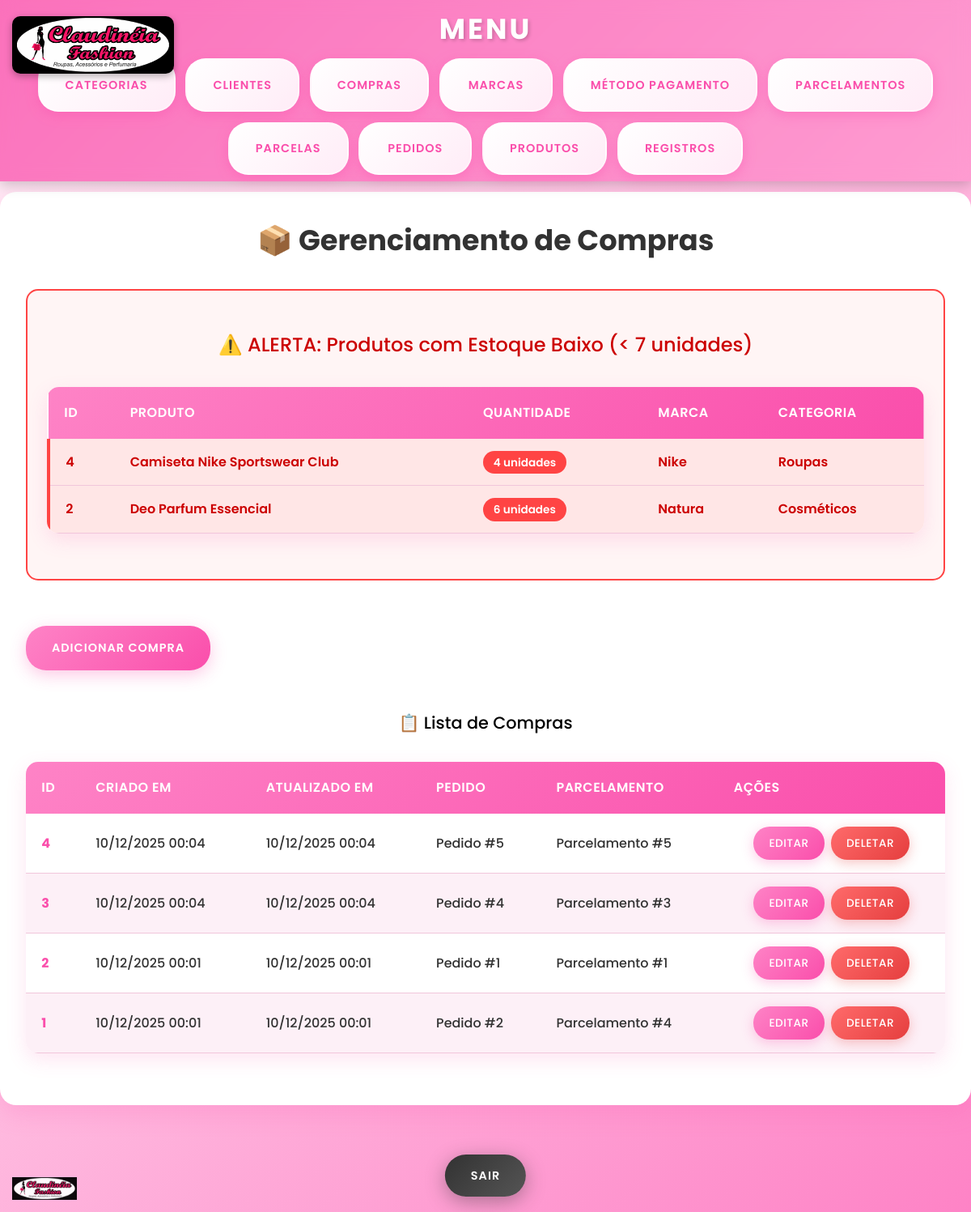
The app's page /public/compra with its own data.
### tables this page shows
CREATE TABLE `produtos` (
  `id` int unsigned NOT NULL AUTO_INCREMENT,
  `nome` varchar(100) NOT NULL,
  `preco` float unsigned NOT NULL,
  `quantidade` smallint unsigned NOT NULL,
  `genero` enum('Masculino','Feminino','Unissex') DEFAULT NULL,
  `descricao` varchar(255) DEFAULT NULL,
  `data_validade` date DEFAULT NULL,
  `create_at` datetime NOT NULL DEFAULT CURRENT_TIMESTAMP,
  `update_at` datetime NOT NULL DEFAULT CURRENT_TIMESTAMP,
  `marcas_id` smallint unsigned NOT NULL,
  `categorias_id` tinyint unsigned NOT NULL,
  PRIMARY KEY (`id`,`marcas_id`,`categorias_id`),
  UNIQUE KEY `id_UNIQUE` (`id`),
  UNIQUE KEY `nome_UNIQUE` (`nome`),
  KEY `fk_produtos_marcas_idx` (`marcas_id`),
  KEY `fk_produtos_categorias1_idx` (`categorias_id`),
  CONSTRAINT `fk_produtos_categorias1` FOREIGN KEY (`categorias_id`) REFERENCES `categorias` (`id`),
  CONSTRAINT `fk_produtos_marcas` FOREIGN KEY (`marcas_id`) REFERENCES `marcas` (`id`)
);

CREATE TABLE `marcas` (
  `id` smallint unsigned NOT NULL AUTO_INCREMENT,
  `nome` varchar(100) NOT NULL,
  `create_at` datetime NOT NULL DEFAULT CURRENT_TIMESTAMP,
  `update_at` datetime NOT NULL DEFAULT CURRENT_TIMESTAMP,
  PRIMARY KEY (`id`),
  UNIQUE KEY `id_UNIQUE` (`id`),
  UNIQUE KEY `nome_UNIQUE` (`nome`)
);

CREATE TABLE `categorias` (
  `id` tinyint unsigned NOT NULL AUTO_INCREMENT,
  `nome` varchar(100) NOT NULL,
  `create_at` datetime NOT NULL DEFAULT CURRENT_TIMESTAMP,
  `update_at` datetime NOT NULL DEFAULT CURRENT_TIMESTAMP,
  PRIMARY KEY (`id`),
  UNIQUE KEY `id_UNIQUE` (`id`),
  UNIQUE KEY `nome_UNIQUE` (`nome`)
);

CREATE TABLE `compras` (
  `id` int unsigned NOT NULL AUTO_INCREMENT,
  `create_at` datetime NOT NULL DEFAULT CURRENT_TIMESTAMP,
  `update_at` datetime NOT NULL DEFAULT CURRENT_TIMESTAMP,
  `pedidos_id` int unsigned NOT NULL,
  `parcelamentos_id` tinyint unsigned NOT NULL,
  PRIMARY KEY (`id`,`pedidos_id`,`parcelamentos_id`),
  UNIQUE KEY `id_UNIQUE` (`id`),
  KEY `fk_compras_pedidos1_idx` (`pedidos_id`),
  KEY `fk_compras_parcelamentos1_idx` (`parcelamentos_id`),
  CONSTRAINT `fk_compras_parcelamentos1` FOREIGN KEY (`parcelamentos_id`) REFERENCES `parcelamentos` (`id`),
  CONSTRAINT `fk_compras_pedidos1` FOREIGN KEY (`pedidos_id`) REFERENCES `pedidos` (`id`)
);

### app/controllers/CompraController.php (called while the page is built, shortened)
<?php
class CompraController extends BaseController
{
    public function index(): void
    {
        $this->render('Compras/index');
    }
}

### app/models/Compra/CompraDAO.php (called while the page is built, shortened)
<?php
class CompraDAO
{
    private $conn;
    public function __construct()
    {
        $db = new Database();
        $this->conn = $db->getConnection();
    }
    public function showCompras()
    {
        $query = "SELECT
                    c.id,
                    c.create_at,
                    c.update_at,
                    c.pedidos_id,
                    c.parcelamentos_id,
                    ped.clientes_id,
                    cli.nome AS cliente_nome,
                    GROUP_CONCAT(DISTINCT p.nome SEPARATOR ', ') AS produtos_nomes,
                    COUNT(DISTINCT p.id) AS total_produtos
                  FROM compras c
                  LEFT JOIN pedidos ped ON c.pedidos_id = ped.id
                  LEFT JOIN clientes cli ON ped.clientes_id = cli.id
                  LEFT JOIN pedidos_has_produtos php ON ped.id = php.pedidos_id
                  LEFT JOIN produtos p ON php.produtos_id = p.id
                  GROUP BY c.id
                  ORDER BY c.create_at DESC";
        $stmt = $this->conn->prepare($query);
        $stmt->execute();
        return $stmt->fetchAll(PDO::FETCH_ASSOC);
    }
    public function getProdutosEstoqueBaixo()
    {
        $query = "SELECT
                    p.id,
                    p.nome,
                    p.quantidade,
                    c.nome AS categoria_nome,
                    m.nome AS marca_nome
                  FROM produtos p
                  LEFT JOIN categorias c ON p.categorias_id = c.id
                  LEFT JOIN marcas m ON p.marcas_id = m.id
                  WHERE p.quantidade < 7
                  ORDER BY p.quantidade ASC";
        $stmt = $this->conn->prepare($query);
        $stmt->execute();
        return $stmt->fetchAll(PDO::FETCH_ASSOC);
    }
}

### app/config/Database.php (called while the page is built, shortened)
<?php
class Database
{
    private $host = 'localhost:3306';
    private $db_name = 'sistema_estoque';
    private $username = 'root';
    private $password = '&tec77@info!';
    public function getConnection()
    {
        $this->conn = null;
        try {
            $this->conn = new PDO(
                "mysql:host={$this->host};dbname={$this->db_name}",
                $this->username,
                $this->password
            );
            $this->conn->setAttribute(PDO::ATTR_ERRMODE, PDO::ERRMODE_EXCEPTION);
        } catch (PDOException $e) {
            die("Erro na conexão: " . $e->getMessage());
        }
        return $this->conn;
    }
}

### app/views/pages/Compras/index.php (the view, shortened to what this page needs)
<?php
$compraDao = new CompraDAO();
$compras = $compraDao->showCompras();
$produtosEstoqueBaixo = $compraDao->getProdutosEstoqueBaixo();
$basePath = '/MeuEstoqueVirtual/public';
?>
<div class="main-container">
    <h1>📦 Gerenciamento de Compras</h1>
    <?php if (count($produtosEstoqueBaixo) > 0): ?>
        <div class="section-alerta">
            <h2>⚠️ ALERTA: Produtos com Estoque Baixo (< 7 unidades)</h2>
                    <table>
                        <thead>
                            <tr>
                                <th>ID</th>
                                <th>Produto</th>
                                <th>Quantidade</th>
                                <th>Marca</th>
                                <th>Categoria</th>
                            </tr>
                        </thead>
                        <tbody>
                            <?php foreach ($produtosEstoqueBaixo as $produto): ?>
                                <tr class="alerta-estoque">
                                    <td><?= $produto['id'] ?></td>
                                    <td><?= htmlspecialchars($produto['nome']) ?></td>
                                    <td>
                                        <span class="badge-baixo">
                                            <?= $produto['quantidade'] ?> unidades
                                        </span>
                                    </td>
                                    <td><?= htmlspecialchars($produto['marca_nome']) ?></td>
                                    <td><?= htmlspecialchars($produto['categoria_nome']) ?></td>
                                </tr>
                            <?php endforeach; ?>
                        </tbody>
                    </table>
        </div>
    <?php endif; ?>
    <a href="<?= $basePath . '/compra/adicionar' ?>">Adicionar Compra</a>
    <h2>📋 Lista de Compras</h2>
    <table>
        <thead>
            <tr>
                <th>ID</th>
                <th>Criado em</th>
                <th>Atualizado em</th>
                <th>Pedido</th>
                <th>Parcelamento</th>
                <th>Ações</th>
            </tr>
        </thead>
        <tbody>
            <?php if (count($compras) > 0): ?>
                <?php foreach ($compras as $row): ?>
                    <tr>
                        <td><?= $row['id'] ?></td>
                        <td><?= date('d/m/Y H:i', strtotime($row['create_at'])) ?></td>
                        <td><?= date('d/m/Y H:i', strtotime($row['update_at'])) ?></td>
                        <td>Pedido #<?= $row['pedidos_id'] ?></td>
                        <td>Parcelamento #<?= $row['parcelamentos_id'] ?></td>
                        <td class="btn-actions">
                            <a href="<?= $basePath . '/compra/editar/' . $row['id'] ?>" class="btn btn-edit">Editar</a>
                            <a href="<?= $basePath . '/compra/deletar/' . $row['id'] ?>"
                                class="btn btn-delete"
                                onclick="return confirm('Tem certeza que deseja deletar esta compra?')">Deletar</a>
                        </td>
                    </tr>
                <?php endforeach; ?>
            <?php else: ?>
                <tr>
                    <td colspan="6" style="text-align: center;">Nenhuma compra cadastrada</td>
                </tr>
            <?php endif; ?>
        </tbody>
    </table>
</div>
<div class="actions">
    <a href="<?= $basePath . '/login/sair' ?>" class="btn btn-exit">Sair</a>
</div>
<img src="<?= $basePath . '/assets/logo-claudineia.jpeg' ?>" alt="Logo Claudinéia" class="logo-fixed">

### public/index.php (shortened to what this page needs)
<?php
require_once __DIR__ . '/../app/controllers/BaseController.php';
require_once __DIR__ . '/../app/controllers/CompraController.php';
$fullUri = $_SERVER['REQUEST_URI'];
$basePath = '/MeuEstoqueVirtual/public';
$uri = $fullUri;
if (strpos($uri, $basePath) === 0) {
    $uri = substr($uri, strlen($basePath));
}
switch ($uri) {
    case '/compra':
        $controller = new \app\controllers\CompraController();
        $controller->index();
        break;
}

### app/controllers/BaseController.php (shortened to what this page needs)
<?php
class BaseController
{
    protected function render(string $view, array $data = []): void
    {
        extract($data);
        $viewPath = __DIR__ . '/../views/pages/' . $view . '.php';
        $layoutPath = __DIR__ . '/../views/layouts/Menu/index.php';
        if (file_exists($viewPath)) {
            if ($view == 'Login/index') {
                include $viewPath;
            } else {
                include $layoutPath;
                include $viewPath;
            }
        } else {
            die("View não encontrada: " . $viewPath);
        }
    }
}

### app/views/layouts/Menu/index.php (shortened to what this page needs)
<?php $basePath = '/MeuEstoqueVirtual/public'; ?>
<!DOCTYPE html>
<html lang="pt-BR">
<head>
    <link rel="stylesheet" type="text/css" href="<?= $basePath . '/Css/menu.css' ?>" media="screen" />
    <link rel="stylesheet" type="text/css" href="<?= $basePath . '/Css/tabela.css' ?>" media="screen" />
    <link rel="stylesheet" type="text/css" href="<?= $basePath . '/Css/form.css' ?>" media="screen" />
</head>
<body>
    <header>
        <div class="menu">
            <img src="<?= $basePath . '/assets/logo-claudineia.jpeg' ?>" alt="Claudinéia Fashion" class="logo-canto">
            <h2 class="titulo">Menu</h2>
            <ul>
                <li><a class="<?php echo ($page ?? '') === 'categoria' ? 'active' : ''; ?>" href="<?php echo $basePath; ?>/categoria">Categorias</a></li>
                <li><a class="<?php echo ($page ?? '') === 'cliente' ? 'active' : ''; ?>" href="<?php echo $basePath; ?>/cliente">Clientes</a></li>
                <li><a class="<?php echo ($page ?? '') === 'compra' ? 'active' : ''; ?>" href="<?php echo $basePath; ?>/compra">Compras</a></li>
                <li><a class="<?php echo ($page ?? '') === 'marca' ? 'active' : ''; ?>" href="<?php echo $basePath; ?>/marca">Marcas</a></li>
                <li><a class="<?php echo ($page ?? '') === 'metodoPagamento' ? 'active' : ''; ?>" href="<?php echo $basePath; ?>/metodoPagamento">Método Pagamento</a></li>
                <li><a class="<?php echo ($page ?? '') === 'parcelamento' ? 'active' : ''; ?>" href="<?php echo $basePath; ?>/parcelamento">Parcelamentos</a></li>
                <li><a class="<?php echo ($page ?? '') === 'parcela' ? 'active' : ''; ?>" href="<?php echo $basePath; ?>/parcela">Parcelas</a></li>
                <li><a class="<?php echo ($page ?? '') === 'pedido' ? 'active' : ''; ?>" href="<?php echo $basePath; ?>/pedido">Pedidos</a></li>
                <li><a class="<?php echo ($page ?? '') === 'produto' ? 'active' : ''; ?>" href="<?php echo $basePath; ?>/produto">Produtos</a></li>
                <li><a class="<?php echo ($page ?? '') === 'registro' ? 'active' : ''; ?>" href="<?php echo $basePath; ?>/registro">Registros</a></li>
            </ul>
        </div>
    </header>
    <main style="padding: 5rem;">
    </main>
</body>
</html>

### public/Css/menu.css (style rules this page uses)
* { margin: 0; padding: 0; box-sizing: border-box; }
body { font-family: 'Arial', sans-serif; background: linear-gradient(135deg, #f5f7fa 0%, #c3cfe2 100%); min-height: 100vh; }
header { background: linear-gradient(135deg, #FA4EAB 0%, #FE83C6 100%); box-shadow: 0 4px 15px rgba(0, 0, 0, 0.2); position: fixed; top: 0; left: 0; right: 0; z-index: 1000; }
.logo-canto { position: absolute; top: 20px; left: 15px; width: 200px; height: auto; border-radius: 10px; box-shadow: 0 3px 10px rgba(0, 0, 0, 0.3); z-index: 1001; }
.menu { width: 100%; padding: 0.5rem 0; background: rgba(255, 255, 255, 0.2); backdrop-filter: blur(10px); }
.menu h2 { color: #ffffff; font-size: 2.2rem; font-weight: bold; text-transform: uppercase; letter-spacing: 3px; margin: 0 0 0.5rem 0; text-align: center; text-shadow: 2px 2px 4px rgba(0, 0, 0, 0.2); }
.menu ul { list-style: none; display: flex; justify-content: center; flex-wrap: wrap; gap: 0.8rem; background: transparent; padding: 0; margin: 0 auto; max-width: 1200px; }
.menu li { display: flex; }
.menu a { display: block; color: #FA4EAB !important; text-decoration: none !important; padding: 1.2rem 2rem; background: linear-gradient(135deg, #ffffff 0%, #ffecf7 100%) !important; border: 2px solid rgba(255, 255, 255, 0.3) !important; border-radius: 25px; font-weight: 600; font-size: 0.9rem; text-transform: uppercase; letter-spacing: 1px; transition: all 0.3s ease; min-width: 140px; text-align: center; box-shadow: 0 4px 15px rgba(250, 78, 171, 0.4) !important; }
.menu a:link { color: #FA4EAB !important; background: linear-gradient(135deg, #ffffff 0%, #ffecf7 100%) !important; }
body { padding-top: 45px; }

### public/Css/tabela.css (style rules this page uses)
body { font-family: 'Poppins', sans-serif; background: linear-gradient(135deg, #FFF2F9 0%, #FE83C6 100%) !important; min-height: 100vh; line-height: 1.6; padding-bottom: 100px; }
.main-container { max-width: 1200px; margin: 2rem auto; padding: 2rem; background: #ffffff; border-radius: 20px; box-shadow: 0 10px 30px rgba(250, 78, 171, 0.2); animation: fadeInUp 0.6s ease-out; }
h1 { color: #323232 !important; font-size: 2.5rem; font-weight: 700; text-align: center; margin-bottom: 1rem; }
h2 { font-size: 1.8rem; font-weight: 600; margin: 1.5rem 0; text-align: center; }
a[href*="adicionar"] { display: inline-block; background: linear-gradient(135deg, #FE83C6 0%, #FA4EAB 100%); color: white; text-decoration: none; padding: 1rem 2rem; border-radius: 25px; font-weight: 600; margin: 1.5rem 0; transition: all 0.3s ease; box-shadow: 0 6px 20px rgba(250, 78, 171, 0.3); text-transform: uppercase; letter-spacing: 1px; font-size: 0.9rem; }
table { width: 100%; border-collapse: collapse; margin: 2rem 0; background: #ffffff; border-radius: 15px; overflow: hidden; box-shadow: 0 8px 25px rgba(250, 78, 171, 0.15); }
thead { background: linear-gradient(135deg, #FE83C6 0%, #FA4EAB 100%); }
th { padding: 1.2rem; text-align: left; font-weight: 600; color: #ffffff !important; font-size: 1rem; letter-spacing: 0.5px; text-transform: uppercase; }
tbody tr { transition: all 0.3s ease; border-bottom: 1px solid #f1c6db; background: #ffffff; }
tbody tr:nth-child(even) { background: #fdf0f7; }
td { padding: 1rem 1.2rem; color: #323232 !important; font-weight: 500; vertical-align: middle; }
td:first-child { font-weight: 700; color: #FA4EAB !important; }
.btn-actions { display: flex; gap: 0.5rem; justify-content: center; flex-wrap: wrap; }
.btn { padding: 0.6rem 1.2rem; border-radius: 20px; font-weight: 500; font-size: 0.85rem; text-transform: uppercase; letter-spacing: 0.5px; transition: all 0.3s ease; border: none; cursor: pointer; }
.btn-edit { background: linear-gradient(135deg, #FE83C6 0%, #FA4EAB 100%); color: white; box-shadow: 0 4px 15px rgba(250, 78, 171, 0.3); }
.btn-delete { background: linear-gradient(135deg, #FF6B6B 0%, #E53E3E 100%); color: white; box-shadow: 0 4px 15px rgba(229, 62, 62, 0.3); }
.actions { position: fixed; bottom: 2rem; left: 50%; transform: translateX(-50%); z-index: 500; text-align: center; }
.btn-exit { background: linear-gradient(135deg, #323232 0%, #555555 100%); color: white; box-shadow: 0 6px 25px rgba(50, 50, 50, 0.4); padding: 1rem 2rem; border-radius: 50px; font-weight: 600; text-transform: uppercase; letter-spacing: 1px; transition: all 0.3s ease; font-size: 0.9rem; }
.logo-fixed { position: fixed; bottom: 15px; left: 15px; width: 80px; height: auto; z-index: 900; transition: all 0.3s ease; opacity: 0.95; }

### records on screen
produtos: id "4", nome "Camiseta Nike Sportswear Club", quantidade "4", marcas.nome "Nike", categorias.nome "Roupas"
produtos: id "2", nome "Deo Parfum Essencial", quantidade "6", marcas.nome "Natura", categorias.nome "Cosméticos"
compras: id "4", create_at "10/12/2025 00:04", update_at "10/12/2025 00:04", pedidos "5", parcelamentos "5"
compras: id "3", create_at "10/12/2025 00:04", update_at "10/12/2025 00:04", pedidos "4", parcelamentos "3"
compras: id "2", create_at "10/12/2025 00:01", update_at "10/12/2025 00:01", pedidos "1", parcelamentos "1"
compras: id "1", create_at "10/12/2025 00:01", update_at "10/12/2025 00:01", pedidos "2", parcelamentos "4"
